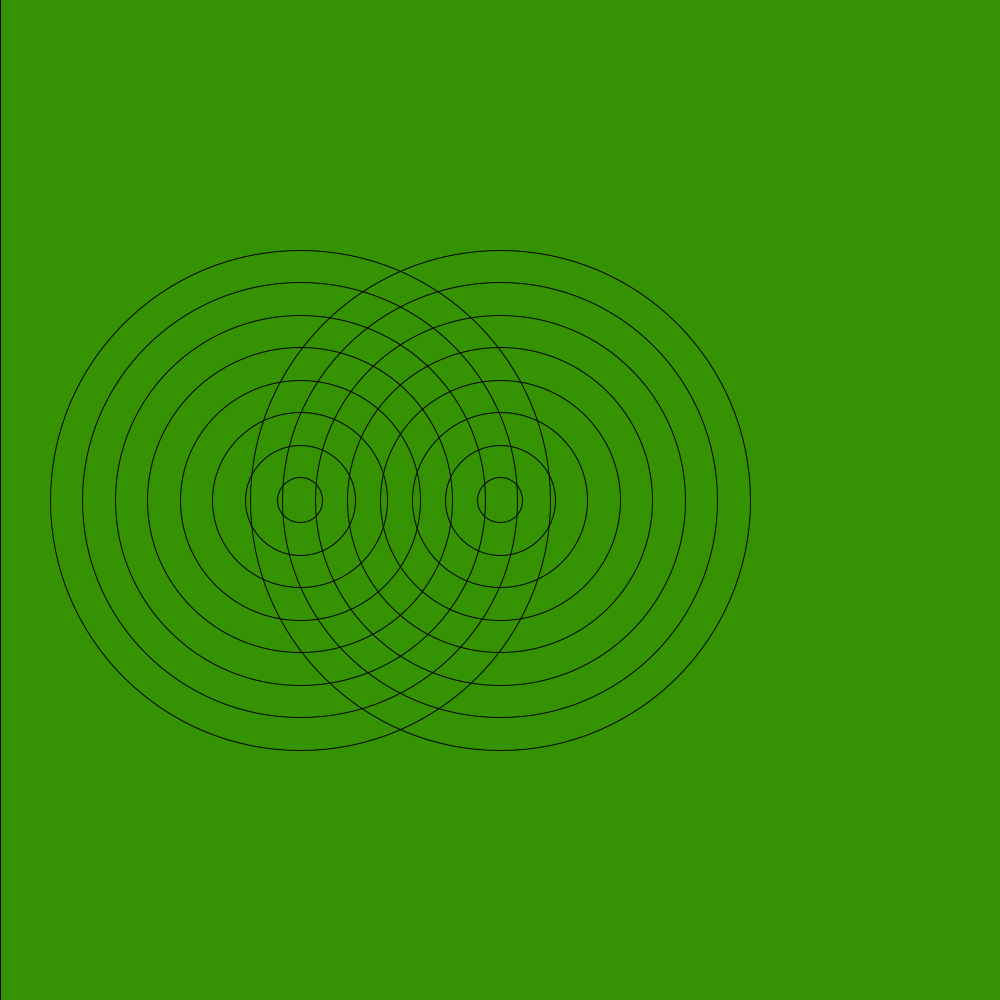
Frame 1 (no input)
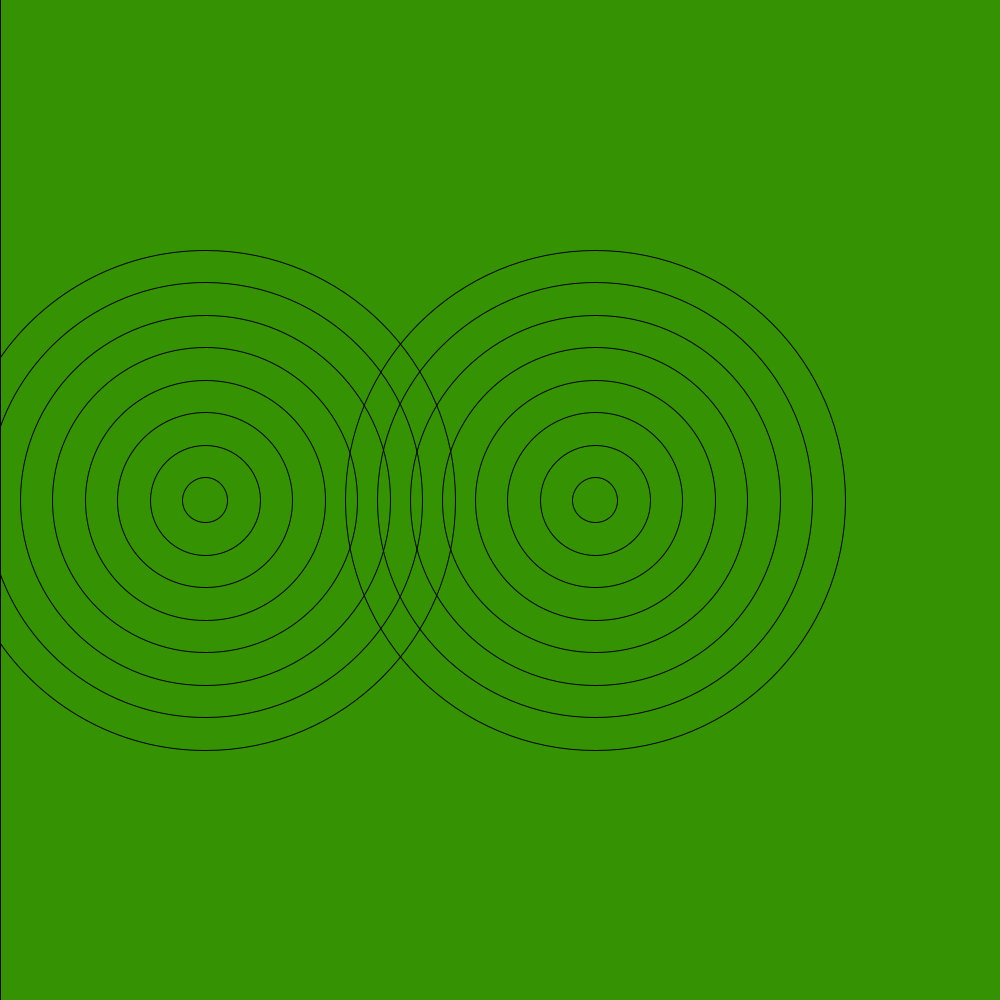
Frame 60 (the mouse pressed at the canvas centre just before this capture)
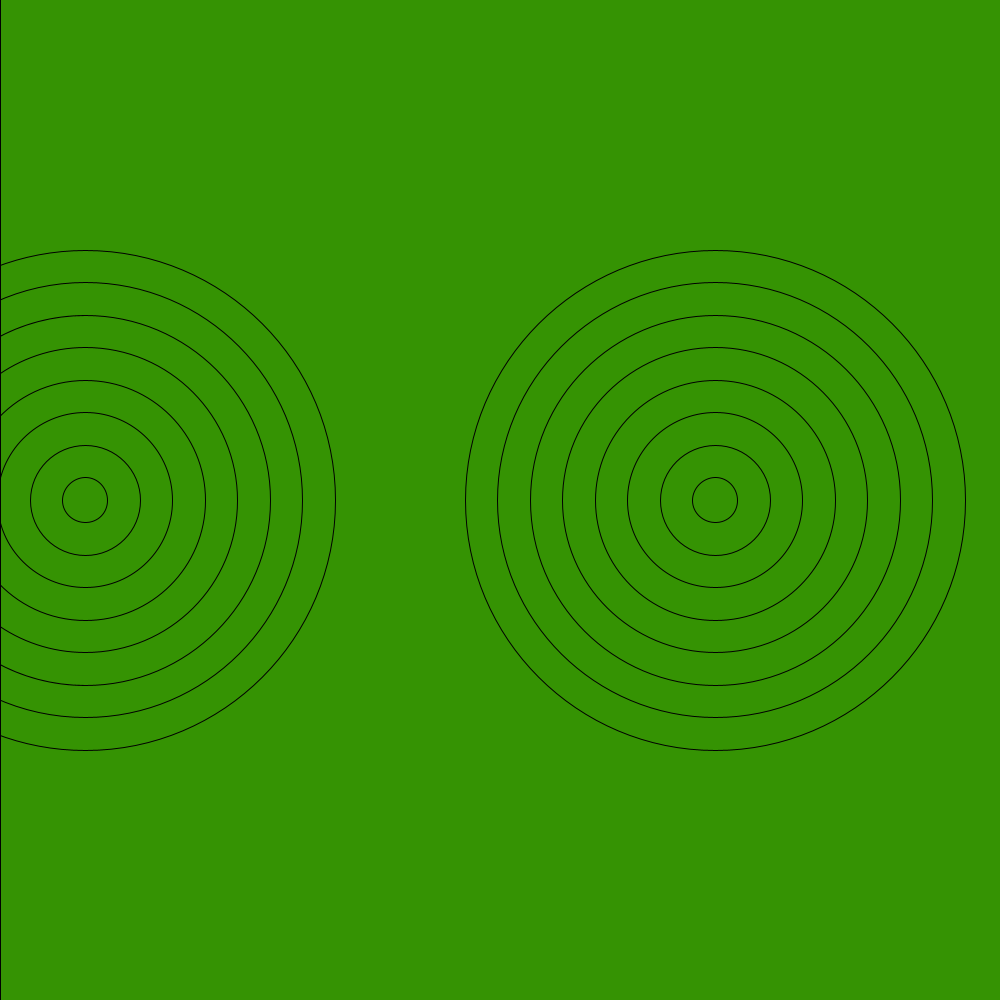
Frame 120 (the mouse held since frame 60 and released just before this capture)

The Processing sketch that drew these frames (run headless with seeded random() and noise(); from frame 60 on, the mouse is pressed at the canvas centre):

// Processing sketch: amazing_rings
// ── amazing_rings.pde
int x = 500;
int x2point0 = 300;
int y = 500;
void setup() {
  size(1000,1000);
}

int direction = 1;
void draw() {
  background(#359303);
  
  
  
  for (int i = 0; i < 8; i++) {
    noFill();
   
    ellipse(x,y,(500-i*65),(500-i*65));
  
   ellipse(x2point0,y,(500-i*65),(500-i*65));

}
  x-=5*direction;
 x2point0+=5*direction;
  

 rect(0,0,0,1000);
 if(x<0||x>1000){
direction*=-1;
 }
  
  
  // Go to the recipe to run the demonstration before starting this program
  
  /*
  Use the code from your Bullseye program to draw the rings shown in this recipe.
  You can use the noFill() command to make your ellipses transparent.
  Make the rings move past each other.
  When the rings hit the side of the sketch, make them reverse their direction.
  */
}
